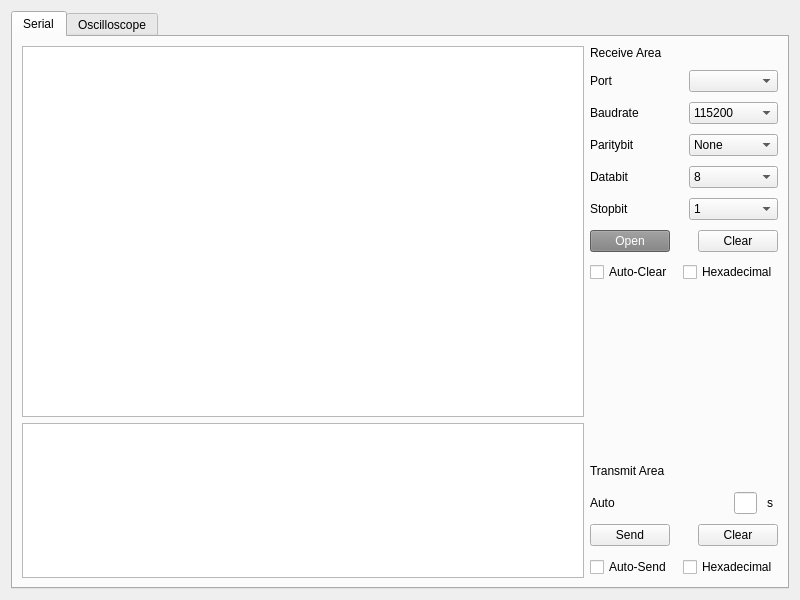
<?xml version="1.0" encoding="UTF-8"?>
<ui version="4.0">
 <class>Widget</class>
 <widget class="QWidget" name="Widget">
  <property name="geometry">
   <rect>
    <x>0</x>
    <y>0</y>
    <width>800</width>
    <height>600</height>
   </rect>
  </property>
  <property name="windowTitle">
   <string>Widget</string>
  </property>
  <layout class="QHBoxLayout" name="horizontalLayout_11">
   <item>
    <widget class="QTabWidget" name="tabWidget">
     <property name="currentIndex">
      <number>0</number>
     </property>
     <widget class="QWidget" name="tab_1">
      <attribute name="title">
       <string>Serial</string>
      </attribute>
      <layout class="QHBoxLayout" name="horizontalLayout_13">
       <item>
        <layout class="QHBoxLayout" name="horizontalLayout_12" stretch="3,1">
         <item>
          <layout class="QVBoxLayout" name="verticalLayout" stretch="12,5">
           <item>
            <widget class="QTextBrowser" name="Receive"/>
           </item>
           <item>
            <widget class="QTextEdit" name="Tranmit"/>
           </item>
          </layout>
         </item>
         <item>
          <layout class="QVBoxLayout" name="verticalLayout_5">
           <item>
            <layout class="QVBoxLayout" name="verticalLayout_4" stretch="1,3,1,2,4">
             <property name="spacing">
              <number>10</number>
             </property>
             <item>
              <widget class="QLabel" name="Receive_Label">
               <property name="text">
                <string>Receive Area</string>
               </property>
              </widget>
             </item>
             <item>
              <layout class="QVBoxLayout" name="verticalLayout_2" stretch="1,1,1,1,1">
               <item>
                <layout class="QHBoxLayout" name="horizontalLayout">
                 <property name="bottomMargin">
                  <number>0</number>
                 </property>
                 <item>
                  <widget class="QLabel" name="Port_Label">
                   <property name="sizePolicy">
                    <sizepolicy hsizetype="Preferred" vsizetype="Preferred">
                     <horstretch>0</horstretch>
                     <verstretch>0</verstretch>
                    </sizepolicy>
                   </property>
                   <property name="text">
                    <string>Port</string>
                   </property>
                  </widget>
                 </item>
                 <item>
                  <widget class="QComboBox" name="Port">
                   <property name="sizePolicy">
                    <sizepolicy hsizetype="Preferred" vsizetype="Preferred">
                     <horstretch>0</horstretch>
                     <verstretch>0</verstretch>
                    </sizepolicy>
                   </property>
                  </widget>
                 </item>
                </layout>
               </item>
               <item>
                <layout class="QHBoxLayout" name="horizontalLayout_2">
                 <item>
                  <widget class="QLabel" name="Baudrate_Label">
                   <property name="sizePolicy">
                    <sizepolicy hsizetype="Preferred" vsizetype="Preferred">
                     <horstretch>0</horstretch>
                     <verstretch>0</verstretch>
                    </sizepolicy>
                   </property>
                   <property name="text">
                    <string>Baudrate</string>
                   </property>
                  </widget>
                 </item>
                 <item>
                  <widget class="QComboBox" name="Baudrate">
                   <property name="sizePolicy">
                    <sizepolicy hsizetype="Preferred" vsizetype="Preferred">
                     <horstretch>0</horstretch>
                     <verstretch>0</verstretch>
                    </sizepolicy>
                   </property>
                   <item>
                    <property name="text">
                     <string>115200</string>
                    </property>
                   </item>
                   <item>
                    <property name="text">
                     <string>57600</string>
                    </property>
                   </item>
                   <item>
                    <property name="text">
                     <string>38400</string>
                    </property>
                   </item>
                   <item>
                    <property name="text">
                     <string>19200</string>
                    </property>
                   </item>
                   <item>
                    <property name="text">
                     <string>9600</string>
                    </property>
                   </item>
                   <item>
                    <property name="text">
                     <string>4800</string>
                    </property>
                   </item>
                   <item>
                    <property name="text">
                     <string>2400</string>
                    </property>
                   </item>
                   <item>
                    <property name="text">
                     <string>1200</string>
                    </property>
                   </item>
                  </widget>
                 </item>
                </layout>
               </item>
               <item>
                <layout class="QHBoxLayout" name="horizontalLayout_3">
                 <item>
                  <widget class="QLabel" name="Paritybit_Label">
                   <property name="sizePolicy">
                    <sizepolicy hsizetype="Preferred" vsizetype="Preferred">
                     <horstretch>0</horstretch>
                     <verstretch>0</verstretch>
                    </sizepolicy>
                   </property>
                   <property name="text">
                    <string>Paritybit</string>
                   </property>
                  </widget>
                 </item>
                 <item>
                  <widget class="QComboBox" name="Paritybit">
                   <property name="sizePolicy">
                    <sizepolicy hsizetype="Preferred" vsizetype="Preferred">
                     <horstretch>0</horstretch>
                     <verstretch>0</verstretch>
                    </sizepolicy>
                   </property>
                   <item>
                    <property name="text">
                     <string>None</string>
                    </property>
                   </item>
                   <item>
                    <property name="text">
                     <string>Even</string>
                    </property>
                   </item>
                   <item>
                    <property name="text">
                     <string>Odd</string>
                    </property>
                   </item>
                   <item>
                    <property name="text">
                     <string>Space</string>
                    </property>
                   </item>
                   <item>
                    <property name="text">
                     <string>Mark</string>
                    </property>
                   </item>
                  </widget>
                 </item>
                </layout>
               </item>
               <item>
                <layout class="QHBoxLayout" name="horizontalLayout_4">
                 <item>
                  <widget class="QLabel" name="Databit_label">
                   <property name="sizePolicy">
                    <sizepolicy hsizetype="Preferred" vsizetype="Preferred">
                     <horstretch>0</horstretch>
                     <verstretch>0</verstretch>
                    </sizepolicy>
                   </property>
                   <property name="text">
                    <string>Databit</string>
                   </property>
                  </widget>
                 </item>
                 <item>
                  <widget class="QComboBox" name="Databit">
                   <property name="sizePolicy">
                    <sizepolicy hsizetype="Preferred" vsizetype="Preferred">
                     <horstretch>0</horstretch>
                     <verstretch>0</verstretch>
                    </sizepolicy>
                   </property>
                   <item>
                    <property name="text">
                     <string>8</string>
                    </property>
                   </item>
                   <item>
                    <property name="text">
                     <string>7</string>
                    </property>
                   </item>
                   <item>
                    <property name="text">
                     <string>6</string>
                    </property>
                   </item>
                   <item>
                    <property name="text">
                     <string>5</string>
                    </property>
                   </item>
                  </widget>
                 </item>
                </layout>
               </item>
               <item>
                <layout class="QHBoxLayout" name="horizontalLayout_5">
                 <item>
                  <widget class="QLabel" name="Stopbit_label">
                   <property name="sizePolicy">
                    <sizepolicy hsizetype="Preferred" vsizetype="Preferred">
                     <horstretch>0</horstretch>
                     <verstretch>0</verstretch>
                    </sizepolicy>
                   </property>
                   <property name="text">
                    <string>Stopbit</string>
                   </property>
                  </widget>
                 </item>
                 <item>
                  <widget class="QComboBox" name="Stopbit">
                   <property name="sizePolicy">
                    <sizepolicy hsizetype="Preferred" vsizetype="Preferred">
                     <horstretch>0</horstretch>
                     <verstretch>0</verstretch>
                    </sizepolicy>
                   </property>
                   <item>
                    <property name="text">
                     <string>1</string>
                    </property>
                   </item>
                   <item>
                    <property name="text">
                     <string>2</string>
                    </property>
                   </item>
                   <item>
                    <property name="text">
                     <string>3</string>
                    </property>
                   </item>
                  </widget>
                 </item>
                </layout>
               </item>
              </layout>
             </item>
             <item>
              <layout class="QHBoxLayout" name="horizontalLayout_6">
               <item>
                <widget class="QPushButton" name="Switch_PushButton">
                 <property name="sizePolicy">
                  <sizepolicy hsizetype="Minimum" vsizetype="Preferred">
                   <horstretch>0</horstretch>
                   <verstretch>0</verstretch>
                  </sizepolicy>
                 </property>
                 <property name="styleSheet">
                  <string notr="true">QPushButton { background-color: Grey; color: White; }</string>
                 </property>
                 <property name="text">
                  <string>Open</string>
                 </property>
                 <property name="checkable">
                  <bool>true</bool>
                 </property>
                </widget>
               </item>
               <item>
                <spacer name="horizontalSpacer_2">
                 <property name="orientation">
                  <enum>Qt::Horizontal</enum>
                 </property>
                 <property name="sizeType">
                  <enum>QSizePolicy::Preferred</enum>
                 </property>
                 <property name="sizeHint" stdset="0">
                  <size>
                   <width>40</width>
                   <height>20</height>
                  </size>
                 </property>
                </spacer>
               </item>
               <item>
                <widget class="QPushButton" name="Receive_Clear">
                 <property name="sizePolicy">
                  <sizepolicy hsizetype="Minimum" vsizetype="Preferred">
                   <horstretch>0</horstretch>
                   <verstretch>0</verstretch>
                  </sizepolicy>
                 </property>
                 <property name="text">
                  <string>Clear</string>
                 </property>
                </widget>
               </item>
              </layout>
             </item>
             <item>
              <layout class="QHBoxLayout" name="horizontalLayout_7">
               <item>
                <widget class="QCheckBox" name="Auto_Clear">
                 <property name="sizePolicy">
                  <sizepolicy hsizetype="Minimum" vsizetype="Preferred">
                   <horstretch>0</horstretch>
                   <verstretch>0</verstretch>
                  </sizepolicy>
                 </property>
                 <property name="text">
                  <string>Auto-Clear</string>
                 </property>
                </widget>
               </item>
               <item>
                <widget class="QCheckBox" name="Receive_Hex">
                 <property name="sizePolicy">
                  <sizepolicy hsizetype="Minimum" vsizetype="Preferred">
                   <horstretch>0</horstretch>
                   <verstretch>0</verstretch>
                  </sizepolicy>
                 </property>
                 <property name="text">
                  <string>Hexadecimal</string>
                 </property>
                </widget>
               </item>
              </layout>
             </item>
             <item>
              <spacer name="verticalSpacer">
               <property name="orientation">
                <enum>Qt::Vertical</enum>
               </property>
               <property name="sizeType">
                <enum>QSizePolicy::Preferred</enum>
               </property>
               <property name="sizeHint" stdset="0">
                <size>
                 <width>20</width>
                 <height>40</height>
                </size>
               </property>
              </spacer>
             </item>
            </layout>
           </item>
           <item>
            <layout class="QVBoxLayout" name="verticalLayout_3" stretch="6,1,1,1,1">
             <property name="spacing">
              <number>10</number>
             </property>
             <item>
              <spacer name="verticalSpacer_2">
               <property name="orientation">
                <enum>Qt::Vertical</enum>
               </property>
               <property name="sizeType">
                <enum>QSizePolicy::Preferred</enum>
               </property>
               <property name="sizeHint" stdset="0">
                <size>
                 <width>20</width>
                 <height>40</height>
                </size>
               </property>
              </spacer>
             </item>
             <item>
              <widget class="QLabel" name="Transmit_Label">
               <property name="text">
                <string>Transmit Area</string>
               </property>
              </widget>
             </item>
             <item>
              <layout class="QHBoxLayout" name="horizontalLayout_8" stretch="12,2,1">
               <item>
                <widget class="QLabel" name="Auto_Lable">
                 <property name="sizePolicy">
                  <sizepolicy hsizetype="Preferred" vsizetype="Preferred">
                   <horstretch>0</horstretch>
                   <verstretch>0</verstretch>
                  </sizepolicy>
                 </property>
                 <property name="text">
                  <string>Auto</string>
                 </property>
                </widget>
               </item>
               <item>
                <widget class="QLineEdit" name="Time">
                 <property name="sizePolicy">
                  <sizepolicy hsizetype="Expanding" vsizetype="Preferred">
                   <horstretch>0</horstretch>
                   <verstretch>0</verstretch>
                  </sizepolicy>
                 </property>
                </widget>
               </item>
               <item>
                <widget class="QLabel" name="Tim_Label">
                 <property name="sizePolicy">
                  <sizepolicy hsizetype="Preferred" vsizetype="Preferred">
                   <horstretch>0</horstretch>
                   <verstretch>0</verstretch>
                  </sizepolicy>
                 </property>
                 <property name="text">
                  <string>s</string>
                 </property>
                </widget>
               </item>
              </layout>
             </item>
             <item>
              <layout class="QHBoxLayout" name="horizontalLayout_10">
               <item>
                <widget class="QPushButton" name="Send">
                 <property name="sizePolicy">
                  <sizepolicy hsizetype="Minimum" vsizetype="Preferred">
                   <horstretch>0</horstretch>
                   <verstretch>0</verstretch>
                  </sizepolicy>
                 </property>
                 <property name="text">
                  <string>Send</string>
                 </property>
                </widget>
               </item>
               <item>
                <spacer name="horizontalSpacer">
                 <property name="orientation">
                  <enum>Qt::Horizontal</enum>
                 </property>
                 <property name="sizeType">
                  <enum>QSizePolicy::Preferred</enum>
                 </property>
                 <property name="sizeHint" stdset="0">
                  <size>
                   <width>40</width>
                   <height>20</height>
                  </size>
                 </property>
                </spacer>
               </item>
               <item>
                <widget class="QPushButton" name="Transmit_Clear">
                 <property name="sizePolicy">
                  <sizepolicy hsizetype="Minimum" vsizetype="Preferred">
                   <horstretch>0</horstretch>
                   <verstretch>0</verstretch>
                  </sizepolicy>
                 </property>
                 <property name="text">
                  <string>Clear</string>
                 </property>
                </widget>
               </item>
              </layout>
             </item>
             <item>
              <layout class="QHBoxLayout" name="horizontalLayout_9">
               <item>
                <widget class="QCheckBox" name="Auto_Send">
                 <property name="sizePolicy">
                  <sizepolicy hsizetype="Minimum" vsizetype="Preferred">
                   <horstretch>0</horstretch>
                   <verstretch>0</verstretch>
                  </sizepolicy>
                 </property>
                 <property name="text">
                  <string>Auto-Send</string>
                 </property>
                </widget>
               </item>
               <item>
                <widget class="QCheckBox" name="Transmit_Hex">
                 <property name="sizePolicy">
                  <sizepolicy hsizetype="Minimum" vsizetype="Preferred">
                   <horstretch>0</horstretch>
                   <verstretch>0</verstretch>
                  </sizepolicy>
                 </property>
                 <property name="text">
                  <string>Hexadecimal</string>
                 </property>
                </widget>
               </item>
              </layout>
             </item>
            </layout>
           </item>
          </layout>
         </item>
        </layout>
       </item>
      </layout>
     </widget>
     <widget class="QWidget" name="tab_2">
      <attribute name="title">
       <string>Oscilloscope</string>
      </attribute>
      <widget class="QWidget" name="layoutWidget">
       <property name="geometry">
        <rect>
         <x>10</x>
         <y>10</y>
         <width>761</width>
         <height>541</height>
        </rect>
       </property>
       <layout class="QVBoxLayout" name="verticalLayout_6" stretch="9,1,3">
        <item>
         <widget class="QCustomPlot" name="CustomPlot" native="true"/>
        </item>
        <item>
         <layout class="QHBoxLayout" name="horizontalLayout_14">
          <item>
           <widget class="QLabel" name="Max_Label">
            <property name="text">
             <string>Max</string>
            </property>
           </widget>
          </item>
          <item>
           <widget class="QLCDNumber" name="Max"/>
          </item>
          <item>
           <widget class="QLabel" name="Min_Label">
            <property name="text">
             <string>Min</string>
            </property>
           </widget>
          </item>
          <item>
           <widget class="QLCDNumber" name="Min"/>
          </item>
          <item>
           <widget class="QLabel" name="Average_Label">
            <property name="text">
             <string>Average </string>
            </property>
           </widget>
          </item>
          <item>
           <widget class="QLCDNumber" name="Average"/>
          </item>
          <item>
           <widget class="QPushButton" name="Clear_Oscilloscope">
            <property name="text">
             <string>Clear</string>
            </property>
           </widget>
          </item>
         </layout>
        </item>
        <item>
         <widget class="QTextBrowser" name="Transmit_Osculloscope">
          <property name="sizePolicy">
           <sizepolicy hsizetype="Expanding" vsizetype="Preferred">
            <horstretch>0</horstretch>
            <verstretch>0</verstretch>
           </sizepolicy>
          </property>
         </widget>
        </item>
       </layout>
      </widget>
     </widget>
    </widget>
   </item>
  </layout>
 </widget>
 <customwidgets>
  <customwidget>
   <class>QCustomPlot</class>
   <extends>QWidget</extends>
   <header location="global">qcustomplot.h</header>
   <container>1</container>
  </customwidget>
 </customwidgets>
 <resources/>
 <connections/>
</ui>
